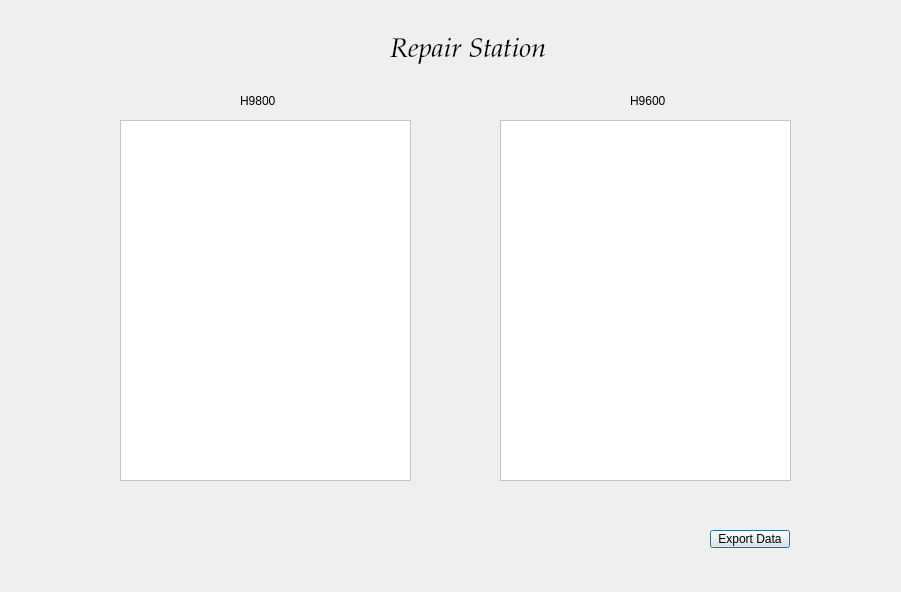
<?xml version="1.0" encoding="UTF-8"?>
<ui version="4.0">
 <class>RepairStation</class>
 <widget class="QDialog" name="RepairStation">
  <property name="geometry">
   <rect>
    <x>0</x>
    <y>0</y>
    <width>901</width>
    <height>592</height>
   </rect>
  </property>
  <property name="minimumSize">
   <size>
    <width>901</width>
    <height>592</height>
   </size>
  </property>
  <property name="maximumSize">
   <size>
    <width>901</width>
    <height>592</height>
   </size>
  </property>
  <property name="windowTitle">
   <string>Dialog</string>
  </property>
  <widget class="QLabel" name="repairTable">
   <property name="geometry">
    <rect>
     <x>390</x>
     <y>20</y>
     <width>191</width>
     <height>61</height>
    </rect>
   </property>
   <property name="font">
    <font>
     <family>Palatino Linotype</family>
     <pointsize>20</pointsize>
     <italic>true</italic>
    </font>
   </property>
   <property name="text">
    <string>Repair Station</string>
   </property>
  </widget>
  <widget class="QListWidget" name="h9800list">
   <property name="geometry">
    <rect>
     <x>120</x>
     <y>120</y>
     <width>291</width>
     <height>361</height>
    </rect>
   </property>
   <property name="styleSheet">
    <string notr="true">background-color: rgb(255, 255, 255);</string>
   </property>
  </widget>
  <widget class="QListWidget" name="h9600list">
   <property name="geometry">
    <rect>
     <x>500</x>
     <y>120</y>
     <width>291</width>
     <height>361</height>
    </rect>
   </property>
   <property name="styleSheet">
    <string notr="true">background-color: rgb(255, 255, 255);</string>
   </property>
  </widget>
  <widget class="QLabel" name="label">
   <property name="geometry">
    <rect>
     <x>240</x>
     <y>90</y>
     <width>71</width>
     <height>21</height>
    </rect>
   </property>
   <property name="text">
    <string>H9800</string>
   </property>
  </widget>
  <widget class="QLabel" name="label_2">
   <property name="geometry">
    <rect>
     <x>630</x>
     <y>90</y>
     <width>71</width>
     <height>21</height>
    </rect>
   </property>
   <property name="text">
    <string>H9600</string>
   </property>
  </widget>
  <widget class="QPushButton" name="ExportDataBtn">
   <property name="geometry">
    <rect>
     <x>710</x>
     <y>530</y>
     <width>80</width>
     <height>18</height>
    </rect>
   </property>
   <property name="text">
    <string>Export Data</string>
   </property>
  </widget>
 </widget>
 <resources/>
 <connections/>
</ui>
